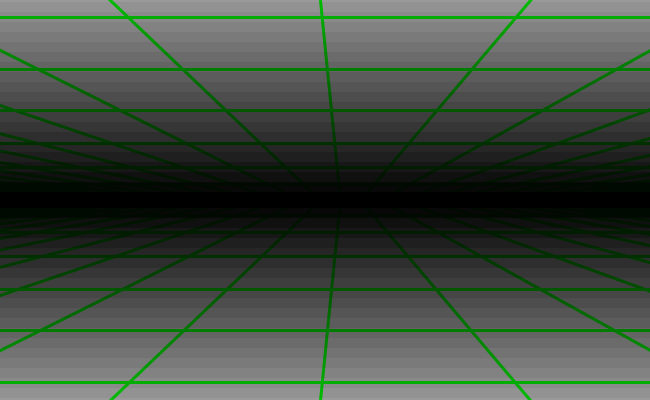
Frame 1 (no input)
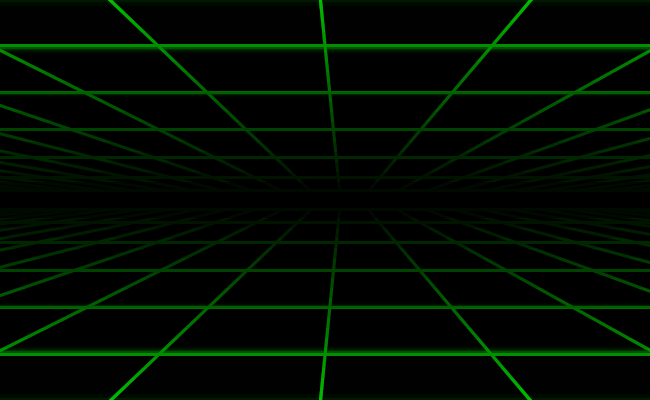
Frame 60 (the mouse pressed at the canvas centre just before this capture)
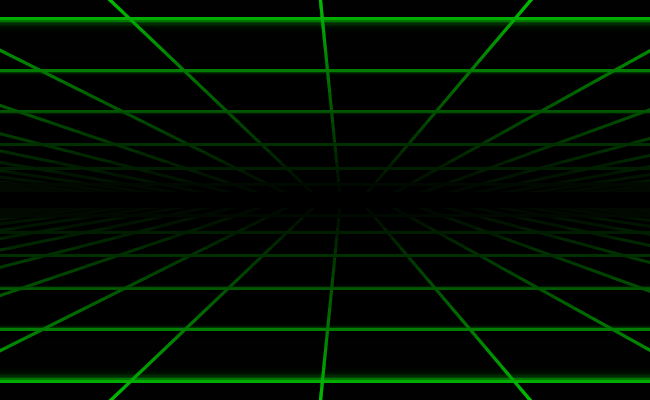
Frame 120 (the mouse held since frame 60 and released just before this capture)

The Processing sketch that drew these frames (run headless with seeded random() and noise(); from frame 60 on, the mouse is pressed at the canvas centre):

// Processing sketch: processing_135494
// ── processing_135494.pde

/*
    Andor Salga
    March 2014
*/

void setup(){
  size(650, 400);
  strokeWeight(3);
}
 
void lines(){
  stroke(0,255,0);
  for(int i = 0; i < 30; i++){
    float y = pow(((i+frameCount/40.0f)%20), 2.5);
    line(0, y, width, y);
  }
  for(int i = 0; i < width; i+=20){
    line(i, 0, (i-width/2)*20, height);
  }
  noStroke();
  for(int i = 0; i < height; i+= 10){
    fill(0, 255-(i/(float)height * 255)*1.5);
    rect(0, i-2, width*2, 10);// use -2 instead of extra call to rectMode(CENTER)
  }
}
 
void draw(){
  translate(0, height/2);
  lines();
  scale(1, -1);
  lines();
}
